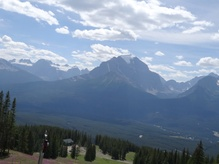
#> input picture assignment1_materials/src.jpg, 219 x 164 px, shrunk from 1368 x 1026 before the run
$ jupyter execute final_outcome.ipynb
#> lines starting #> are read from the running program, lines starting #| are printed output that depends on the picture
### assignment1_materials/ex1_student_solution.py
"""Projective Homography and Panorama Solution."""
import numpy as np

from typing import Tuple
from random import sample
from collections import namedtuple


from numpy.linalg import svd
from scipy.interpolate import griddata


PadStruct = namedtuple('PadStruct',
                       ['pad_up', 'pad_down', 'pad_right', 'pad_left'])


def homography_apply(homography, src_image, shape):
    pass


class Solution:
    """Implement Projective Homography and Panorama Solution."""
    def __init__(self):
        pass

    @staticmethod
    def compute_homography_naive(match_p_src: np.ndarray,
                                 match_p_dst: np.ndarray) -> np.ndarray:
        """Compute a Homography in the Naive approach, using SVD decomposition.

        Args:
            match_p_src: 2xN points from the source image.
            match_p_dst: 2xN points from the destination image.

        Returns:
            Homography from source to destination, 3x3 numpy array.
        """
        # return homography
        N = match_p_src.shape[1]
        u = match_p_dst[0, :]
        v = match_p_dst[1, :]
        x_vec = np.vstack([match_p_src,np.ones(N)]).T
        ux_vec = (x_vec.T*u).T
        vx_vec = (x_vec.T*v).T
        A_u = np.concatenate((x_vec, np.zeros((N, 3)), -ux_vec), axis=1)
        A_v = np.concatenate((np.zeros((N, 3)), x_vec, -vx_vec), axis=1)
        A = np.concatenate([A_u,A_v])
        svd = np.linalg.svd(A)
        chosen_eigen_vector = svd[2][-1]
        return chosen_eigen_vector.reshape((3,3))


    # [36 lines left out: function compute_forward_homography_slow, not called in this run]

    @staticmethod
    def compute_forward_homography_fast(
            homography: np.ndarray,
            src_image: np.ndarray,
            dst_image_shape: tuple = (1088, 1452, 3)) -> np.ndarray:
        """Compute a Forward-Homography in a fast approach, WITHOUT loops.

        (1) Create a meshgrid of columns and rows.
        (2) Generate a matrix of size 3x(H*W) which stores the pixel locations
        in homogeneous coordinates.
        (3) Transform the source homogeneous coordinates tocompute_forward_homography_fast the target
        homogeneous coordinates with a simple matrix multiplication and
        apply the normalization you've seen in class.
        (4) Convert the coordinates into integer values and clip them
        according to the destination image size.
        (5) Plant the pixels from the source image to the target image according
        to the coordinates you found.

        Args:
            homography: 3x3 Projective Homography matrix.
            src_image: HxWx3 source image.
            dst_image_shape: tuple of length 3 indicating the destination.
            image height, width and color dimensions.

        Returns:
            The forward homography of the source image to its destination.
        """
        # return new_image
        xv, yv = np.meshgrid(range(src_image.shape[1]), range(src_image.shape[0]), sparse=False, indexing='xy')
        grid= np.vstack([xv.flatten(),yv.flatten(),np.ones(src_image.shape[0]*src_image.shape[1])])
        dst_grid= np.dot(homography,grid)
        dst_grid = dst_grid/dst_grid[2,:]
        dst_grid = dst_grid.astype('int')
        dst_grid[0,:] = dst_grid[0,:].clip(min=0,max=dst_image_shape[1]-1)
        dst_grid[1,:] = dst_grid[1,:].clip(min=0,max=dst_image_shape[0]-1)
        grid = grid.reshape((3,src_image.shape[0],src_image.shape[1])).astype('int')
        dst_grid_r = dst_grid.reshape((3,src_image.shape[0],src_image.shape[1]))
        new_img = np.zeros(dst_image_shape)
        new_img[dst_grid_r[1],dst_grid_r[0]]= src_image[grid[1],grid[0]]

        return new_img.astype('int')

    @staticmethod
    def test_homography(homography: np.ndarray,
                        match_p_src: np.ndarray,
                        match_p_dst: np.ndarray,
                        max_err: float) -> Tuple[float, float]:
        """Calculate the quality of the projective transformation model.

        Args:
            homography: 3x3 Projective Homography matrix.
            match_p_src: 2xN points from the source image.
            match_p_dst: 2xN points from the destination image.
            max_err: A scalar that represents the maximum distance (in
            pixels) between the mapped src point to its corresponding dst
            point, in order to be considered as valid inlier.

        Returns:
            A tuple containing the following metrics to quantify the
            homography performance:
            fit_percent: The probability (between 0 and 1) validly mapped src
            points (inliers).
            dist_mse: Mean square error of the distances between validly
            mapped src points, to their corresponding dst points (only for
            inliers). In edge case where the number of inliers is zero,
            return dist_mse = 10 ** 9.
        """
        # return fit_percent, dist_mse
        x_vec = np.vstack([match_p_src,np.ones(match_p_src.shape[1])]).T
        pred_dst = np.dot(homography,x_vec.T)
        pred_dst = pred_dst/pred_dst[2,:]
        pred_dst= pred_dst[:2,]
        dist = pred_dst - match_p_dst
        l1 =np.linalg.norm(dist,axis=0)
        inline_l1 = l1[l1<max_err]
        mse = np.mean(inline_l1**2) if len(inline_l1)>0 else 10 ** 9
        return  sum(l1 < max_err)/len(l1), mse


    @staticmethod
    def meet_the_model_points(homography: np.ndarray,
                              match_p_src: np.ndarray,
                              match_p_dst: np.ndarray,
                              max_err: float) -> Tuple[np.ndarray, np.ndarray]:
        """Return which matching points meet the homography.

        Loop through the matching points, and return the matching points from
        both images that are inliers for the given homography.

        Args:
            homography: 3x3 Projective Homography matrix.
            match_p_src: 2xN points from the source image.
            match_p_dst: 2xN points from the destination image.
            max_err: A scalar that represents the maximum distance (in
            pixels) between the mapped src point to its corresponding dst
            point, in order to be considered as valid inlier.
        Returns:
            A tuple containing two numpy nd-arrays, containing the matching
            points which meet the model (the homography). The first entry in
            the tuple is the matching points from the source image. That is a
            nd-array of size 2xD (D=the number of points which meet the model).
            The second entry is the matching points form the destination
            image (shape 2xD; D as above).
        """
        # return mp_src_meets_model, mp_dst_meets_model
        x_vec = np.vstack([match_p_src,np.ones(match_p_src.shape[1])]).T
        pred_dst = np.dot(homography,x_vec.T)
        pred_dst = pred_dst/pred_dst[2,:]
        pred_dst= pred_dst[:2,]
        dist = pred_dst - match_p_dst
        l1 =np.linalg.norm(dist,axis=0)
        return match_p_src[:,l1<max_err], match_p_dst[:,l1<max_err]

    def compute_homography(self,
                           match_p_src: np.ndarray,
                           match_p_dst: np.ndarray,
                           inliers_percent: float,
                           max_err: float) -> np.ndarray:
        """Compute homography coefficients using RANSAC to overcome outliers.

        Args:
            match_p_src: 2xN points from the source image.
            match_p_dst: 2xN points from the destination image.
            inliers_percent: The expected probability (between 0 and 1) of
            correct match points from the entire list of match points.
            max_err: A scalar that represents the maximum distance (in
            pixels) between the mapped src point to its corresponding dst
            point, in order to be considered as valid inlier.
        Returns:
            homography: Projective transformation matrix from src to dst.
        """
        # use class notations:
        w = inliers_percent
        # t = max_err
        # p = parameter determining the probability of the algorithm to
        # succeed
        p = 0.99
        # the minimal probability of points which meets with the model
        d = 0.5
        # number of points sufficient to compute the model
        n = 4
        # number of RANSAC iterations (+1 to avoid the case where w=1)
        k = int(np.ceil(np.log(1 - p) / np.log(1 - w ** n))) + 1

        best_model = None
        best_mse = np.inf
        for i in range(k):
            r_c_points = np.random.choice(range(match_p_src.shape[1]),size=n,replace=False)
            H = self.compute_homography_naive(match_p_src[:,r_c_points],match_p_dst[:,r_c_points])
            in_prob,mse= self.test_homography(H,match_p_src,match_p_dst,max_err)
            if in_prob > d:
                if mse < best_mse:
                    best_mse=mse
                    meet_points = self.meet_the_model_points(H,match_p_src,match_p_dst,max_err)
                    best_model = self.compute_homography_naive(*meet_points)
        if best_model is None:
            raise Exception('No model produced')

        return best_model


    @staticmethod
    def compute_backward_mapping(
            backward_projective_homography: np.ndarray,
            src_image: np.ndarray,
            dst_image_shape: tuple = (1088, 1452, 3)) -> np.ndarray:
        """Compute backward mapping.

        (1) Create a mesh-grid of columns and rows of the destination image.
        (2) Create a set of homogenous coordinates for the destination image
        using the mesh-grid from (1).
        (3) Compute the corresponding coordinates in the source image using
        the backward projective homography.
        (4) Create the mesh-grid of source image coordinates.
        (5) For each color channel (RGB): Use scipy's interpolation.griddata
        with an appropriate configuration to compute the bi-cubic
        interpolation of the projected coordinates.

        Args:
            backward_projective_homography: 3x3 Projective Homography matrix.
            src_image: HxWx3 source image.
            dst_image_shape: tuple of length 3 indicating the destination shape.

        Returns:
            The source image backward warped to the destination coordinates.
        """

        # return backward_warp

        def homography_apply(homography, src_image, dst_image_shape):
            xv, yv = np.meshgrid(range(dst_image_shape[1]), range(dst_image_shape[0]), sparse=False, indexing='xy')
            grid = np.vstack([xv.flatten(), yv.flatten(), np.ones(dst_image_shape[0] * dst_image_shape[1])])
            dst_grid = np.dot(homography, grid)
            dst_grid = dst_grid / dst_grid[2, :]
            dst_grid = dst_grid.astype('int')
            dst_grid_r = dst_grid.reshape((3, dst_image_shape[0], dst_image_shape[1]))
            return dst_grid_r

        def bilinear(im, xv_s, xv_d, yv_s, yv_d):
            ix = xv_s.flatten()
            iy = yv_s.flatten()
            samples = im[iy, ix]
            return griddata((iy, ix), samples, (xv_d, yv_d), method='cubic')

        dst_grid = homography_apply(backward_projective_homography,src_image,dst_image_shape)

        xv_d,yv_d = dst_grid[1],dst_grid[0]

        xv_s, yv_s = np.meshgrid(range(src_image.shape[1]), range(src_image.shape[0]), sparse=False, indexing='xy')

        int_im = bilinear(src_image, xv_s, xv_d, yv_s, yv_d)

        return int_im


    @staticmethod
    def find_panorama_shape(src_image: np.ndarray,
                            dst_image: np.ndarray,
                            homography: np.ndarray
                            ) -> Tuple[int, int, PadStruct]:
        """Compute the panorama shape and the padding in each axes.

        Args:
            src_image: Source image expected to undergo projective
            transformation.
            dst_image: Destination image to which the source image is being
            mapped to.
            homography: 3x3 Projective Homography matrix.

        For each image we define a struct containing it's corners.
        For the source image we compute the projective transformation of the
        coordinates. If some of the transformed image corners yield negative
        indices - the resulting panorama should be padded with at least
        this absolute amount of pixels.
        The panorama's shape should be:
        dst shape + |the largest negative index in the transformed src index|.

        Returns:
            The panorama shape and a struct holding the padding in each axes (
            row, col).
            panorama_rows_num: The number of rows in the panorama of src to dst.
            panorama_cols_num: The number of columns in the panorama of src to
            dst.
            padStruct = a struct with the padding measures along each axes
            (row,col).
        """
        src_rows_num, src_cols_num, _ = src_image.shape
        dst_rows_num, dst_cols_num, _ = dst_image.shape
        src_edges = {}
        src_edges['upper left corner'] = np.array([1, 1, 1])
        src_edges['upper right corner'] = np.array([src_cols_num, 1, 1])
        src_edges['lower left corner'] = np.array([1, src_rows_num, 1])
        src_edges['lower right corner'] = \
            np.array([src_cols_num, src_rows_num, 1])
        transformed_edges = {}
        for corner_name, corner_location in src_edges.items():
            transformed_edges[corner_name] = homography @ corner_location
            transformed_edges[corner_name] /= transformed_edges[corner_name][-1]
        pad_up = pad_down = pad_right = pad_left = 0
        for corner_name, corner_location in transformed_edges.items():
            if corner_location[1] < 1:
                # pad up
                pad_up = max([pad_up, abs(corner_location[1])])
            if corner_location[0] > dst_cols_num:
                # pad right
                pad_right = max([pad_right,
                                 corner_location[0] - dst_cols_num])
            if corner_location[0] < 1:
                # pad left
                pad_left = max([pad_left, abs(corner_location[0])])
            if corner_location[1] > dst_rows_num:
                # pad down
                pad_down = max([pad_down,
                                corner_location[1] - dst_rows_num])
        ## fixing bug
        panorama_cols_num = int(dst_cols_num) + int(pad_right) + int(pad_left)
        panorama_rows_num = int(dst_rows_num) + int(pad_up) + int(pad_down)
        pad_struct = PadStruct(pad_up=int(pad_up),
                               pad_down=int(pad_down),
                               pad_left=int(pad_left),
                               pad_right=int(pad_right))
        return panorama_rows_num, panorama_cols_num, pad_struct

    @staticmethod
    def add_translation_to_backward_homography(backward_homography: np.ndarray,
                                               pad_left: int,
                                               pad_up: int) -> np.ndarray:
        """Create a new homography which takes translation into account.

        Args:
            backward_homography: 3x3 Projective Homography matrix.
            pad_left: number of pixels that pad the destination image with
            zeros from left.
            pad_up: number of pixels that pad the destination image with
            zeros from the top.

        (1) Build the translation matrix from the pads.
        (2) Compose the backward homography and the translation matrix together.
        (3) Scale the homography as learnt in class.

        Returns:
            A new homography which includes the backward homography and the
            translation.
        """
        # return final_homography
        trans_mat = np.vstack([[1,0,-pad_left],[0,1,-pad_up],[0,0,1]])
        translated_homography = backward_homography @ trans_mat
        translated_homography = translated_homography / np.linalg.norm(translated_homography)
        return translated_homography

    # [55 lines left out: function panorama, not called in this run]

### assignment1_materials/final_outcome.ipynb
[cell 1]
import time
import scipy.io
import matplotlib.pyplot as plt
import matplotlib.image as mpimg

from cv2 import resize, INTER_CUBIC
from matplotlib.patches import Circle

from ex1_student_solution import Solution

import numpy as np

[cell 2]
s = Solution()

[cell 3]
src_image = mpimg.imread('src.jpg')
#> src_image is the input picture: shape (164, 219, 3); mean R, G, B 120.3, 136.9, 157.5
dst_image = mpimg.imread('dst.jpg')
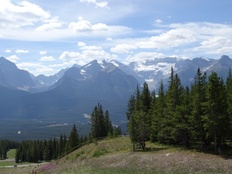
#> input picture assignment1_materials/dst.jpg, 232 x 174 px, shrunk from 1452 x 1088 before the run
#> dst_image is the input picture: shape (174, 232, 3); mean R, G, B 121.2, 134.7, 146.3
dst_img,src_img = dst_image,src_image
matches = scipy.io.loadmat('matches.mat')
#> (reads assignment1_materials/matches.mat from the repository)

# [5 lines of commented-out code are left out]

[cell 4]
match_p_src = matches['match_p_src']
match_p_dst = matches['match_p_dst']

[cell 5]
# Parameters
max_err = 25
inliers_percent = 0.8

[cell 6]
# pano=s.panorama(src_img,dst_img,match_p_src,match_p_dst,inliers_percent,max_err)

[cell 7]
# plt.imshow(pano.astype('int'))

[cell 8]
###################

[cell 9]
h = s.compute_homography(match_p_src,match_p_dst,inliers_percent,max_err)

[cell 10]
homography=h

[cell 11]
back_h = np.linalg.inv(h)

[cell 12]
from collections import namedtuple

PadStruct = namedtuple('PadStruct',

                       ['pad_up', 'pad_down', 'pad_right', 'pad_left'])


src_rows_num, src_cols_num, _ = src_image.shape
dst_rows_num, dst_cols_num, _ = dst_image.shape
src_edges = {}
src_edges['upper left corner'] = np.array([1, 1, 1])
src_edges['upper right corner'] = np.array([src_cols_num, 1, 1])
src_edges['lower left corner'] = np.array([1, src_rows_num, 1])
src_edges['lower right corner'] = \
    np.array([src_cols_num, src_rows_num, 1])
transformed_edges = {}
for corner_name, corner_location in src_edges.items():
    transformed_edges[corner_name] = homography @ corner_location
    transformed_edges[corner_name] /= transformed_edges[corner_name][-1]
pad_up = pad_down = pad_right = pad_left = 0
for corner_name, corner_location in transformed_edges.items():
    if corner_location[1] < 1:
        # pad up
        pad_up = max([pad_up, abs(corner_location[1])])
    if corner_location[0] > dst_cols_num:
        # pad right
        pad_right = max([pad_right,
                         corner_location[0] - dst_cols_num])
    if corner_location[0] < 1:
        # pad left
        pad_left = max([pad_left, abs(corner_location[0])])
    if corner_location[1] > dst_rows_num:
        # pad down
        pad_down = max([pad_down,
                        corner_location[1] - dst_rows_num])
panorama_cols_num = int(dst_cols_num) + int(pad_right) + int(pad_left)
panorama_rows_num = int(dst_rows_num) + int(pad_up) + int(pad_down)
pad_struct = PadStruct(pad_up=int(pad_up),
                       pad_down=int(pad_down),
                       pad_left=int(pad_left),
                       pad_right=int(pad_right))

[cell 13]
dst_cols_num

[cell 14]
dst_img.shape

[cell 15]
int(dst_rows_num + pad_up + pad_down)

[cell 16]
dst_rows_num + pad_up + pad_down

[cell 17]
panorama_rows_num

[cell 18]
int(pad_up)

[cell 19]
int(pad_down)

[cell 20]
transformed_edges

[cell 21]
# from collections import namedtuple

# PadStruct = namedtuple('PadStruct',
#                        ['pad_up', 'pad_down', 'pad_right', 'pad_left'])

[cell 22]
# [4 lines of commented-out code are left out]

[cell 23]
r,c,padding = s.find_panorama_shape(src_image,dst_image,h)
#> r = 917; c = 3434; padding = (743, 0, 0, 3202)

[cell 24]
padding
#> Out = (743, 0, 0, 3202)

[cell 25]
r,c
#> Out = (917, 3434)

[cell 26]
translated_back_h = s.add_translation_to_backward_homography(back_h,pad_left=padding.pad_left,pad_up=padding.pad_up)
#> translated_back_h = [[-0.096, 0.103, -0.564], [0.0204, -0.139, -0.58], [7.8e-05, 7.35e-05, -0.553]]

[cell 27]
empty_pano = s.compute_backward_mapping(translated_back_h,src_img,(r,c,3))
#> in compute_backward_mapping, `xv_d,yv_d = dst_grid[1],dst_grid[0]`:
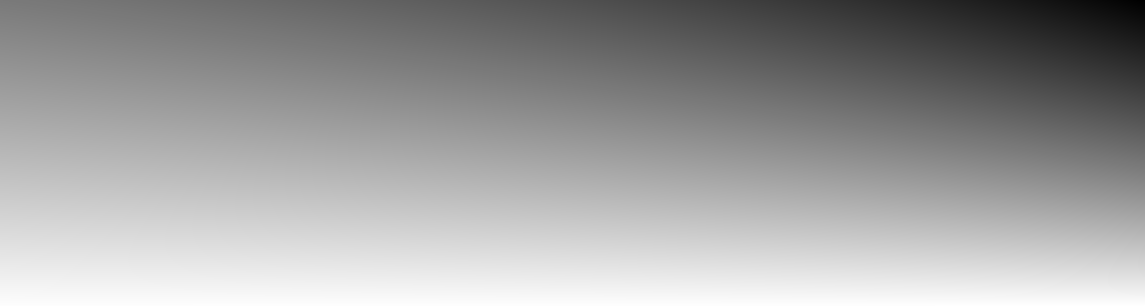
#> xv_d: shape (917, 3434) int64 (shown at 1/3 size); min -243, max 266, mean 73.6; drawn with min black and max white
#> in compute_backward_mapping, `xv_d,yv_d = dst_grid[1],dst_grid[0]`:
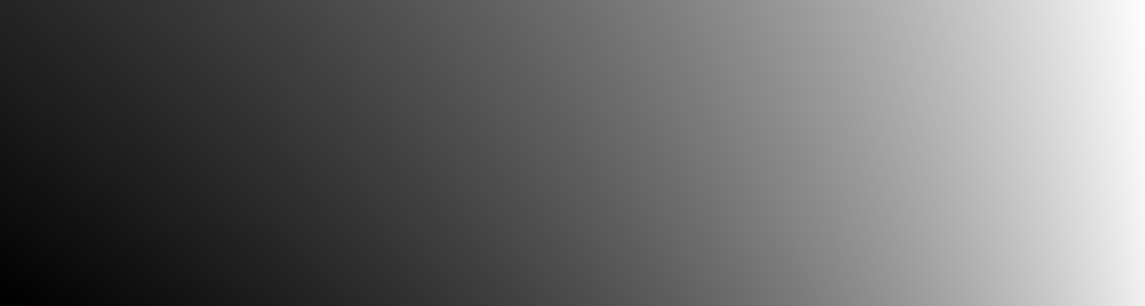
#> yv_d: shape (917, 3434) int64 (shown at 1/3 size); min -192, max 1155, mean 370.1; drawn with min black and max white

[cell 28]
a = s.compute_forward_homography_fast(h,src_image,dst_image.shape)
#> in compute_forward_homography_fast, `new_img[dst_grid_r[1],dst_grid_r[0]]= src_image[grid[1],grid[0]]`:
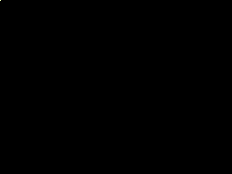
#> new_img: shape (174, 232, 3) float64; mean R, G, B 0, 0, 0; drawn with min black and max white

[cell 29]
plt.imshow(a)

[cell 30]
a = s.compute_backward_mapping(back_h,src_image,dst_image.shape)
#> call 2 of compute_backward_mapping, with backward_projective_homography = array of shape (3, 3), dst_image_shape = (174, 232, 3)
#> in compute_backward_mapping (call 2), `xv_d,yv_d = dst_grid[1],dst_grid[0]`:
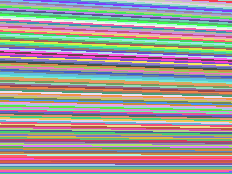
#> xv_d: shape (174, 232) int64; 120 distinct labels, from 147 to 266; one colour per label, 0 black
#> in compute_backward_mapping (call 2), `xv_d,yv_d = dst_grid[1],dst_grid[0]`:
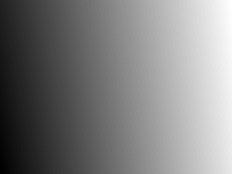
#> yv_d: shape (174, 232) int64; min 904, max 1097, mean 1000.4; drawn with min black and max white

[cell 31]
plt.imshow(a.astype('int'))

[cell 32]
empty_pano.shape

[cell 33]
missmatch_y = 0#dst_img.shape[0] - (empty_pano.shape[0]-padding.pad_down - padding.pad_up)

[cell 34]
missmatch_x = 0#dst_img.shape[1] - (empty_pano.shape[1]-padding.pad_right - padding.pad_left)

[cell 35]
missmatch_y

[cell 36]
empty_pano[padding.pad_up:empty_pano.shape[0]-padding.pad_down,padding.pad_left:empty_pano.shape[1]-padding.pad_right]= dst_img
#> empty_pano: shape (917, 3434, 3) float64; 81.14% of the values are NaN or infinite; the others: min 0, max 255, mean 146.3

[cell 37]
empty_pano.shape[0]-padding.pad_down-padding.pad_up
#> Out = 174

[cell 38]
padding.pad_down
#> Out = 0

[cell 39]
padding.pad_up
#> Out = 743

[cell 40]
plt.imshow(empty_pano.astype('int'))
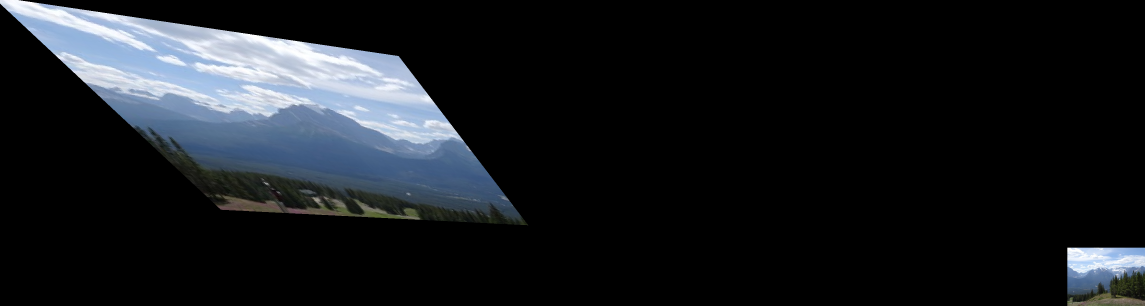
#> shown: shape (917, 3434, 3) (shown at 1/3 size); mean R, G, B 24.2, 27.3, 31.2

[cell 41]
dst_img.shape

[cell 42]
padding.pad_up-empty_pano.shape[0]-padding.pad_down
#> Out = -174

[cell 43]
(empty_pano.shape[0]-padding.pad_down) - padding.pad_up
#> Out = 174

[cell 44]
padding.pad_up
#> Out = 743

[cell 45]
padding.pad_up
#> Out = 743

[cell 46]
empty_pano.shape[0]-padding.pad_down
#> Out = 917

[cell 47]
dst_img.shape

[cell 48]
padding.pad_up
#> Out = 743

[cell 49]
empty_pano.shape[0]-padding.pad_down
#> Out = 917

[cell 50]
plt.figure(figsize = (30,30))
plt.imshow(empty_pano.astype('int'))

[cell 51]
import cv2
import numpy as np
import scipy.io

[cell 52]
global source, dest, match_p_dst, match_p_src, frame, frame2

[cell 53]
source = cv2.imread('src_test.jpg')
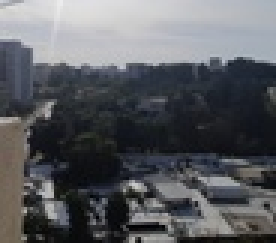
#> input picture assignment1_materials/src_test.jpg, 92 x 81 px, shrunk from 574 x 508 before the run (shown 3 times larger)
#> source is the input picture: shape (81, 92, 3); mean B, G, R 97, 92.8, 91
dest = cv2.imread('dst_test.jpg')
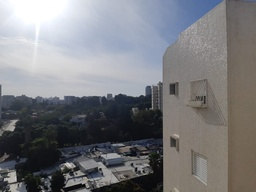
#> input picture assignment1_materials/dst_test.jpg, 256 x 192 px, shrunk from 1599 x 1200 before the run
#> dest is the input picture: shape (192, 256, 3); mean B, G, R 125.8, 122.4, 121.8

[cell 54]
cv2.namedWindow("frame", cv2.WINDOW_NORMAL)
